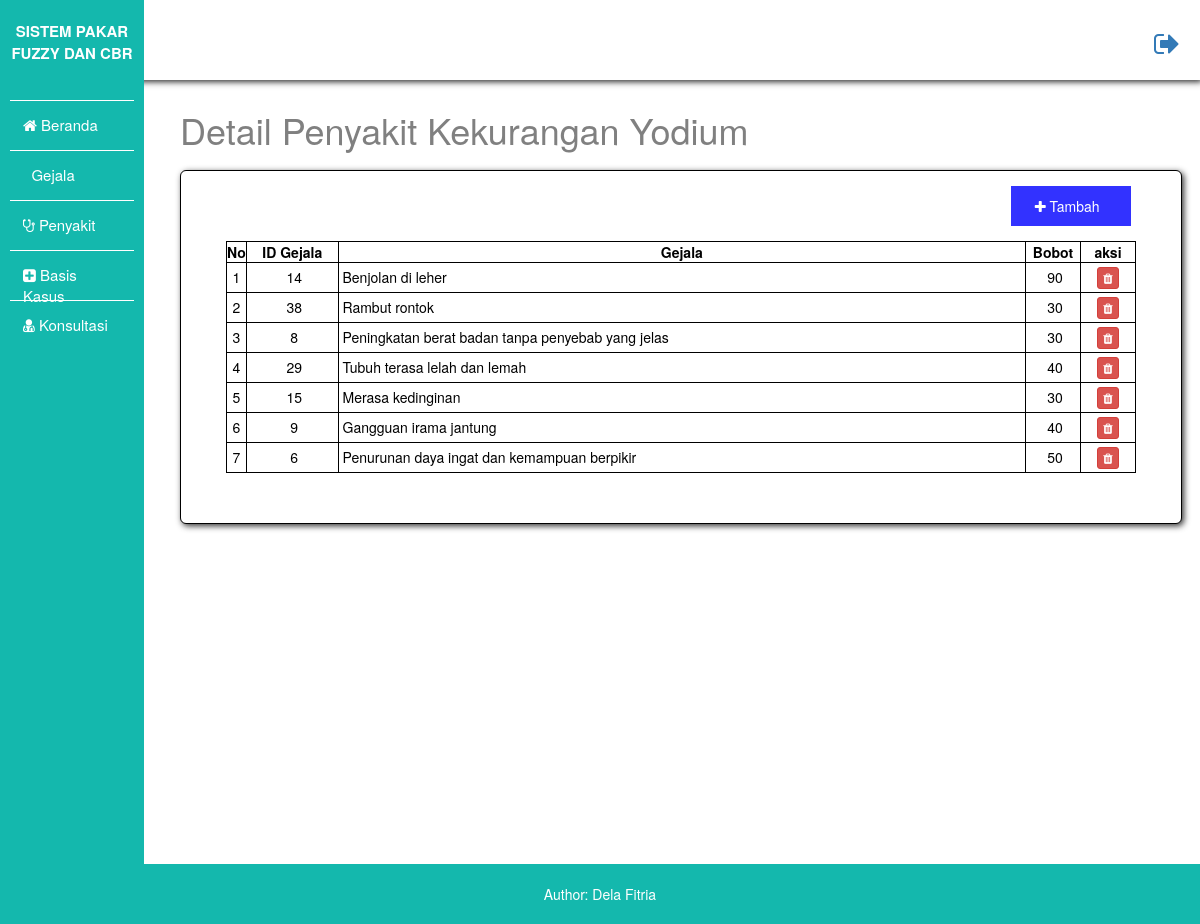
Screenshot of /informasibasiskasus.php?id=2 with the database file from the repository.
### tables this page shows
CREATE TABLE `penyakit` (
  `id_penyakit` int(11) NOT NULL,
  `gambar` varchar(100) NOT NULL,
  `nm_penyakit` varchar(50) NOT NULL,
  `keterangan` text DEFAULT NULL,
  `solusi` text DEFAULT NULL
);

CREATE TABLE `basis_kasus` (
  `id_aturan` int(11) NOT NULL,
  `id_penyakit` int(11) NOT NULL,
  `id_gejala` int(11) NOT NULL,
  `nama_penyakit` varchar(255) NOT NULL,
  `nama_gejala` varchar(255) NOT NULL,
  `bobot` int(11) NOT NULL
);

### informasibasiskasus.php (the view, shortened to what this page needs)
<!DOCTYPE html>
<html lang="en">
    <head>
        <link rel="stylesheet" href="css/style-admin.css"/>
        <link rel="stylesheet" href="https://cdnjs.cloudflare.com/ajax/libs/font-awesome/4.7.0/css/font-awesome.min.css" type='text/css'>
        <link rel="stylesheet" href="https://maxcdn.bootstrapcdn.com/bootstrap/3.3.7/css/bootstrap.min.css">
    </head>
    <body >
    <div class="atas"><a href="login.php"><i class="fa fa-sign-out fa-2x"  style="float: right;"></i></a></div>
    <ul>
            <li style="height: 80px; border:none"><b href="dashboard.php" style="height: 70px; color:white;">SISTEM PAKAR FUZZY DAN CBR</b></li>
            <li><a href="dashboard.php"><i class="fa fa-home"></i> Beranda</a></li>
            <li><a href="gejala.php"> <i class="far fa-clipboard"></i> Gejala</a></li>
            <li><a href="penyakit.php"><i class="fa fa-stethoscope"></i> Penyakit</a></li>
            <li><a href="basiskasus.php"><i class="fa fa-plus-square"></i> Basis Kasus</a></li>
            <li><a href="konsultasiadmin.php"><i class="fa fa-user-md"></i> Konsultasi</a></li>
    </ul>
    <?php
    include "koneksi.php";
    $sql = mysqli_query($conn,"select nm_penyakit from penyakit where id_penyakit = '$_GET[id]'");
    while ($row = mysqli_fetch_array($sql)) {
        echo"<div class='box-judul-gejala'><h1>Detail Penyakit $row[nm_penyakit]</h1></div>";
    }
    ?>
    <div class="box-tabel-gejala">
    <button class="open-button" onclick='openForm()' style="float: right;"> <i class="fa fa-plus" aria-hidden="true"></i> Tambah &nbsp</button>
    <table>
                <tr>
                    <th style="text-align:center; width: 2%;"> No</th>
                    <th style="text-align:center; width: 10%;">ID Gejala</th>
                    <th style="text-align:center; width: 75%;">Gejala</th>
                    <th style="text-align:center; width: 6%;">Bobot</th>
                    <th style="text-align:center; width: 6%;">aksi</th>
                </tr>
                <?php
                include "koneksi.php";
                    $id_penyakit = $_GET['id'];
                    $penyakit = mysqli_query($conn, "select id_aturan,id_gejala, nama_gejala, bobot from basis_kasus where id_penyakit = $id_penyakit");
                    $n = 1;
                    while($data = mysqli_fetch_array($penyakit)){
                        echo"<tr>";
                        echo"<td style='text-align:center; height:30px;'>$n</td>";
                        echo"<td style='text-align:center;'>&nbsp;$data[id_gejala]</td>";
                        echo"<td >&nbsp;$data[nama_gejala]</td>";
                        echo"<td style='text-align:center;'>&nbsp;$data[bobot]</td>";
                        echo"<td style='text-align:center;'> <a href='tambahbasiskasus.php?kode=$data[id_aturan]&kode2=$id_penyakit' class='btn btn-danger btn-xs' ><i  class='fa fa-trash'></i></a>
                        </td>";
                        echo"</tr>";
                        $n++;
                    }
                    ?>
            </table>
</div>
    <div class="footer-2">
        <p>Author: Dela Fitria</p>
    </div>
    </body>
</html>

### css/style-admin.css (style rules this page uses)
body { font-family: helvetica, sans-serif; color: #333; margin: 0; padding: 0; height: 100%; }
ul { list-style-type: none; overflow: hidden; margin-top: 0; padding: 0; width: 12%; background-color:rgb(20,184,173); font-size: 15px; height: 100%; position: fixed; padding-top:20px; top: 0; }
li { width: 100%; height: 50px; text-align: center; }
li a { display: block; color: white; text-align:left; text-decoration:none; padding: 13px; margin-left: 10px; margin-right: 10px; border-top: 1px solid white; }
.footer-2 { left: 0; bottom: 0; height: 60px; width: 100%; background-color:rgb(20,184,173); color:white; text-align: center; padding-top: 20px; position: relative; margin-top: 360px; }
.atas { position: relative; left: 10%; width: 90%; padding-right: 20px; padding-top: 30px; height: 80px; border: #333; box-shadow:2px 2px 6px#333; text-align: center; }
.box-judul-gejala { position: relative; height: 80%; width: 80%; top: 10px; left: 180px; background-color: white; color: gray; }
.box-tabel-gejala { position: relative; width: 83.5%; top: 20px; left: 180px; background-color:white; border: 1px solid; border-radius: 6px; box-shadow: 2px 2px 6px#333; padding-top: 10px; padding-left: 20px; padding-right: 20px; padding-bottom: 50px; margin-bottom: 100px; color: black; }
table,th,td { border: 1px solid black; margin-left: 25px; margin-top: 60px; margin-right: 25px; }
.open-button { background-color: blue; color: white; padding: 10px 15px; border: none; cursor: pointer; opacity: 0.8; position: absolute; top:15px; right: 50px; width: 120px; }

### rows the page displays
penyakit: nm_penyakit "Kekurangan Yodium"
basis_kasus: id_gejala "14", nama_gejala "Benjolan di leher", bobot "90"
basis_kasus: id_gejala "38", nama_gejala "Rambut rontok", bobot "30"
basis_kasus: id_gejala "8", nama_gejala "Peningkatan berat badan tanpa penyebab yang jelas", bobot "30"
basis_kasus: id_gejala "29", nama_gejala "Tubuh terasa lelah dan lemah", bobot "40"
basis_kasus: id_gejala "15", nama_gejala "Merasa kedinginan", bobot "30"
basis_kasus: id_gejala "9", nama_gejala "Gangguan irama jantung", bobot "40"
basis_kasus: id_gejala "6", nama_gejala "Penurunan daya ingat dan kemampuan berpikir", bobot "50"
